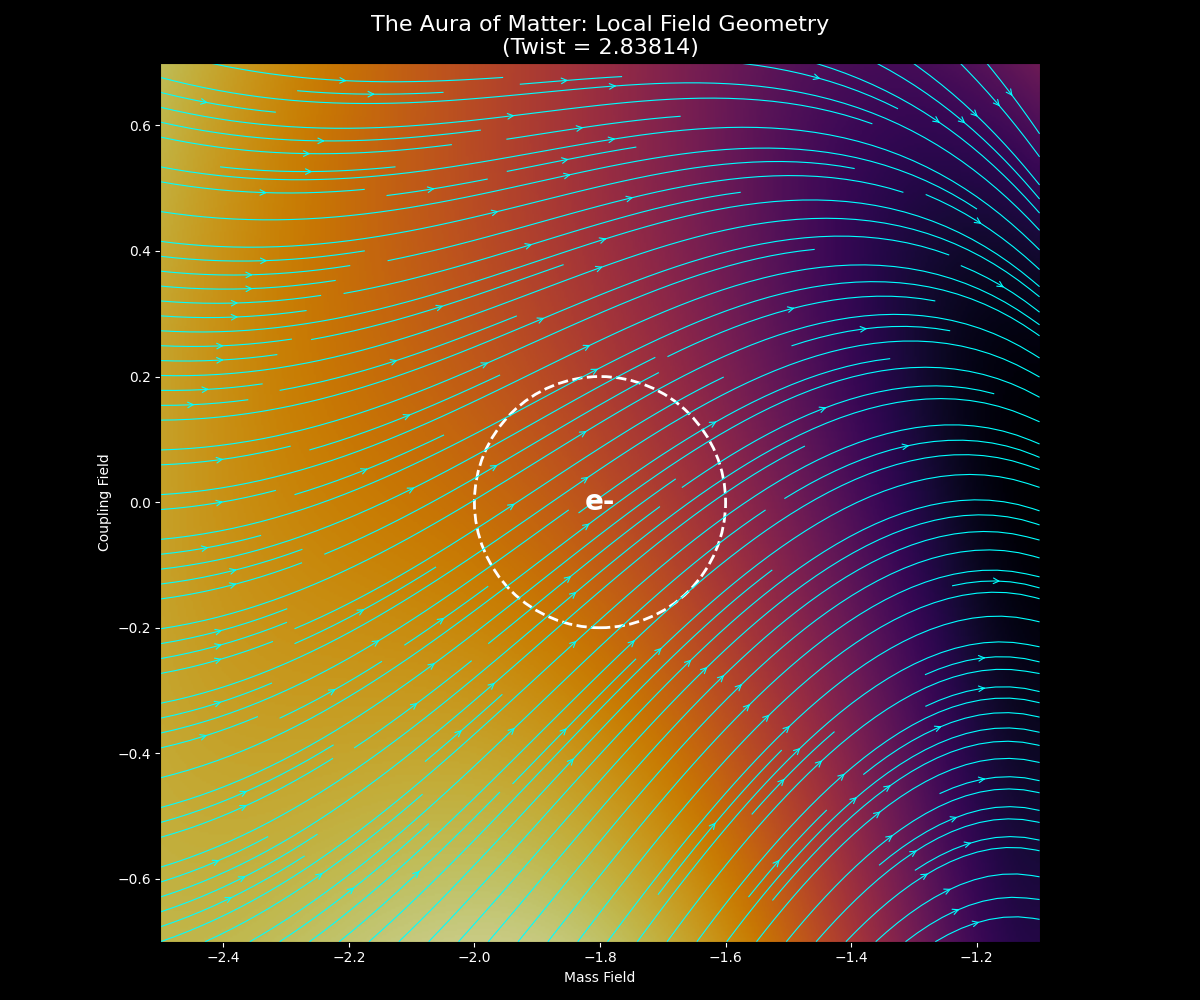

Generate this figure with Python:
import numpy as np
import matplotlib.pyplot as plt

# --------------------------------------------------
# PIROUETTE FRAMEWORK: THE ELECTRON FIELD
# --------------------------------------------------
# We zoom in on the "Fermion" coordinates and map
# the surrounding vector field.
#
# If this is a charged particle, we should see
# a Dipole Pattern (Field lines looping out/in).
# --------------------------------------------------

# The Fundamental Constant we found
TWIST = 2.83814 

# Zoom Window (Centered on the Particle at m ~ -1.8)
M_MIN, M_MAX = -2.5, -1.1
L_MIN, L_MAX = -0.7, 0.7
RES = 400

def get_force_vectorized(m, lam):
    # --- Standard Pirouette Physics (Tuned) ---
    F_teal_m = -(m + 0.866) 
    F_teal_lam = -(lam - 0.5)
    F_red_m = -(m - 0.0)
    p_violation = TWIST * np.sin(m * 2.5) 
    F_red_lam = -(lam + 1.0) + p_violation
    
    sum_m = (F_teal_m + F_red_m)
    sum_lam = (F_teal_lam + F_red_lam)
    mag = np.sqrt(sum_m**2 + sum_lam**2)
    scale = np.sqrt(mag)
    F_gold_m = sum_m * scale
    F_gold_lam = sum_lam * scale
    
    angle = np.degrees(np.arctan2(lam, m)) % 360
    # Weights
    diff_g = np.minimum(np.abs(angle - 30), 360-np.abs(angle - 30))
    w_gold = np.exp(-(diff_g/80)**2)
    diff_t = np.minimum(np.abs(angle - 150), 360-np.abs(angle - 150))
    w_teal = np.exp(-(diff_t/80)**2)
    diff_r = np.minimum(np.abs(angle - 270), 360-np.abs(angle - 270))
    w_red = np.exp(-(diff_r/80)**2)
    
    tot = w_gold + w_teal + w_red + 1e-6
    nw_red, nw_teal, nw_gold = w_red/tot, w_teal/tot, w_gold/tot
    
    Fm = (nw_teal * F_teal_m + nw_red * F_red_m + nw_gold * F_gold_m)
    Flam = (nw_teal * F_teal_lam + nw_red * F_red_lam + nw_gold * F_gold_lam)
    
    return Fm, Flam, nw_red

def run_field_vis():
    print("Mapping the Electron's Electric/Magnetic Field...")
    
    m_range = np.linspace(M_MIN, M_MAX, RES)
    l_range = np.linspace(L_MIN, L_MAX, RES)
    M, L = np.meshgrid(m_range, l_range)
    
    # Get the Flow Vectors (The Field)
    Fm, Flam, w_red = get_force_vectorized(M, L)
    
    # Calculate Field Magnitude (Potential)
    Mag = np.sqrt(Fm**2 + Flam**2)
    
    # ----------------------------------------
    # PLOTTING
    # ----------------------------------------
    fig = plt.figure(figsize=(12, 10), facecolor='black')
    ax = plt.gca()
    ax.set_facecolor('black')
    
    # 1. The Potential Gradient (Background)
    # Log scale to see the subtle field lines
    im = ax.imshow(np.log1p(Mag), extent=[M_MIN, M_MAX, L_MIN, L_MAX], 
                   origin='lower', cmap='inferno', alpha=0.8)
    
    # 2. The Field Lines (Streamplot)
    # Cyan lines = The flow of the vacuum around the charge
    strm = ax.streamplot(M, L, Fm, Flam, color='cyan', density=2.0, 
                         linewidth=0.8, arrowsize=1.0, arrowstyle='->')
    
    # 3. The Particle Core (Approximate location)
    # We draw the "Knot" size
    circle = plt.Circle((-1.8, 0.0), 0.2, color='white', fill=False, linewidth=2, linestyle='--')
    ax.add_patch(circle)
    ax.text(-1.8, 0.0, "e-", color='white', fontsize=20, ha='center', va='center', fontweight='bold')

    ax.set_title("The Aura of Matter: Local Field Geometry\n(Twist = 2.83814)", color='white', fontsize=16)
    ax.set_xlabel("Mass Field", color='white')
    ax.set_ylabel("Coupling Field", color='white')
    
    ax.tick_params(colors='white')
    ax.grid(False)
    
    plt.tight_layout()
    plt.savefig('electron_field_lines.png')
    plt.show()

if __name__ == "__main__":
    run_field_vis()
